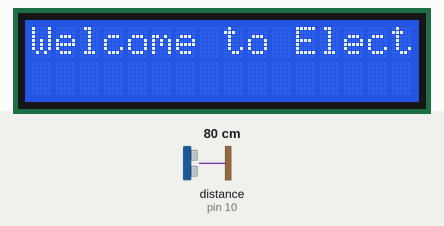
Bench run of a sketch on a simulated Arduino Uno, built with avr-gcc and run on an emulated ATmega328P. On the bench: 16×2 character LCD. Wiring (inferred from the names in the program): ultrasonic range finder: trigger pin 11; echo pin 10. The test bench sets the inputs (shaded band); at power-on: distance to the obstacle (sensor on pin 10) 80 cm. The echo pulse lasts 58.3 µs per cm; what the sketch prints to the serial monitor is not drawn.

Above: at 0.8 s.
At 12.8 s:
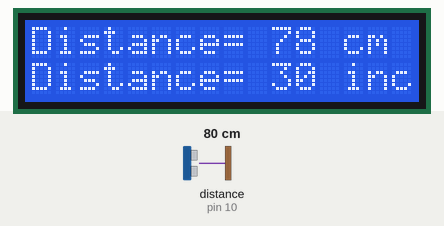
12.9 s: distance to the obstacle (sensor on pin 10) set to 2 cm
At 13.6 s:
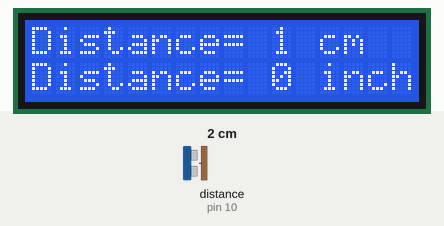
14.4 s: distance to the obstacle (sensor on pin 10) set to 4 cm
At 15.6 s:
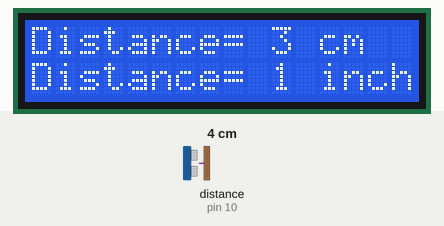
15.9 s: distance to the obstacle (sensor on pin 10) set to 9 cm
At 17.2 s:
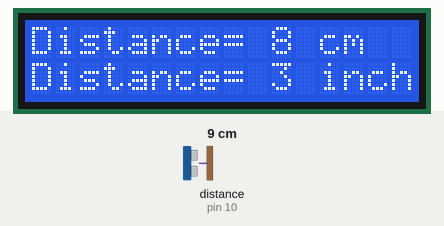
Timing chart, 0 to 18.9 s (numbered marks = the images above; inputs shaded):
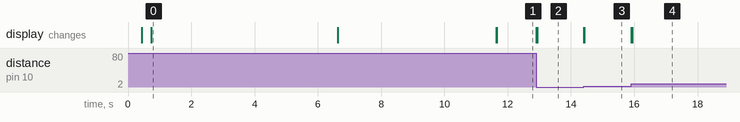

Measured:
- after the input at 12.9 s, the display: first changes at once (image 2 shows a later state)
- after the input at 14.4 s, the display: first changes at once (image 3 shows a later state)
- after the input at 15.9 s, the display: first changes at once (image 4 shows a later state)
- what the display in image 0 shows lasts 5.9 s, from 0.7 s to 6.6 s

The sketch:

Ultrasounicdistance.ino
```cpp
#include <LiquidCrystal.h>
const int rs = 7, en = 6 ,d4 = 5, d5 = 4, d6 = 3, d7 = 2;
LiquidCrystal lcd(7, 6, 5, 4, 3, 2);
const int trigPin = 11;
const int echoPin = 10;
long duration;
int distanceCm, distanceInch;
void setup() {
lcd.begin(16,2);
Serial.begin(9600);
pinMode(trigPin, OUTPUT);
pinMode(echoPin, INPUT);
lcd.begin(16, 2);
for(int i=1;i>=-16;i--)
{
  lcd.clear();
  lcd.setCursor(i,0);
  lcd.print(" Welcome to Electro Oxe");
  delay(300);
}
delay(1000);
lcd.clear();
lcd.print ("Ultrasonic range");
lcd.setCursor(0,1);
lcd.print ("   cm & inch");
delay (5000);
}
void loop() {
digitalWrite(trigPin, LOW);
delayMicroseconds(2);
digitalWrite(trigPin, HIGH);
delayMicroseconds(10);
digitalWrite(trigPin, LOW);
duration = pulseIn(echoPin, HIGH);
distanceCm= duration*0.034/2;
distanceInch = duration * 0.01330 / 2;
lcd.setCursor(0,0);
lcd.print("Distance= ");
lcd.print(distanceCm);
Serial.println(distanceCm);
lcd.print(" cm ");
delay(10);
lcd.setCursor(0,1);
lcd.print("Distance= ");
lcd.print(distanceInch);
Serial.println(distanceInch);
lcd.print(" inch ");
delay(10);
}
```
